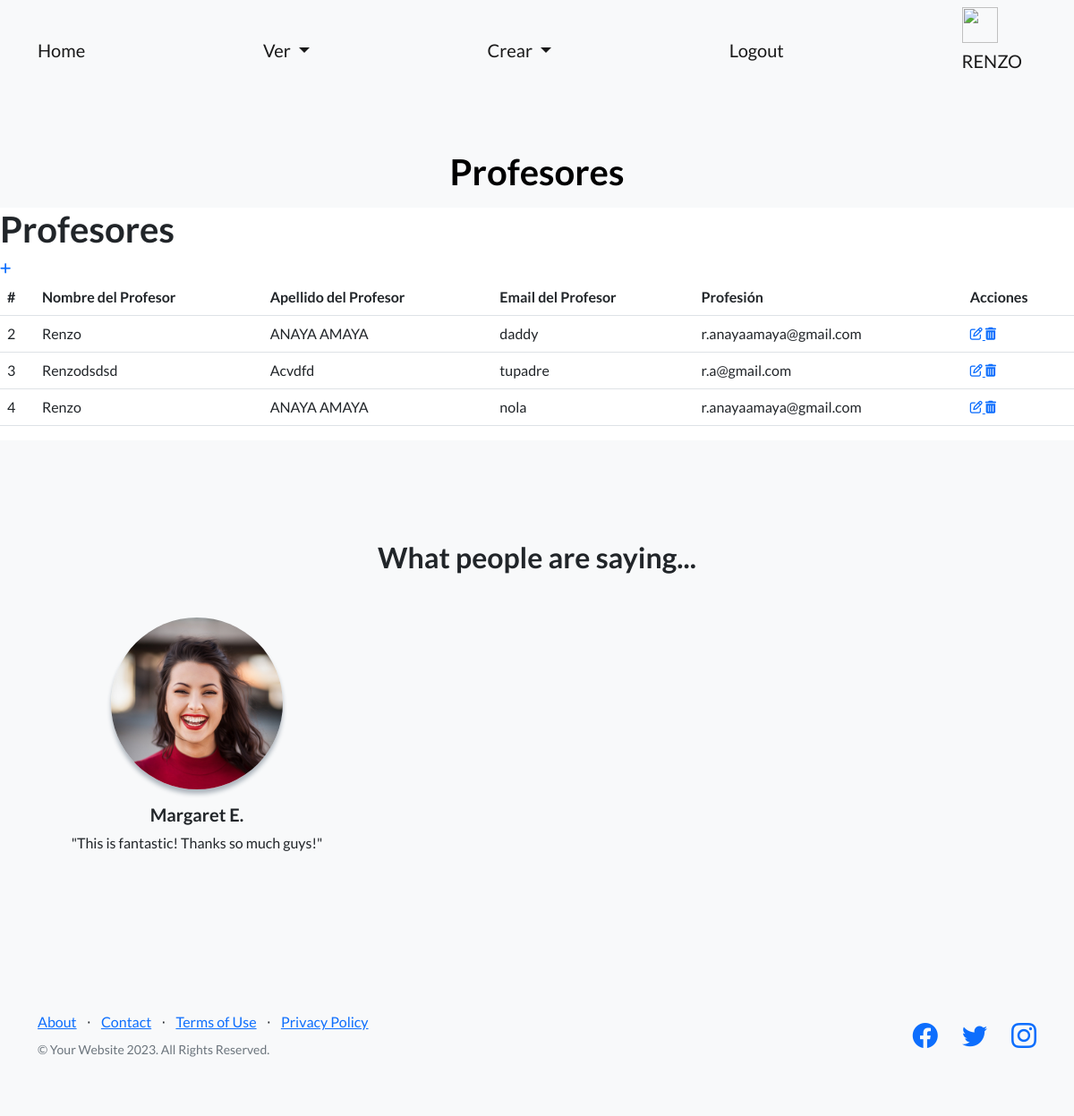
Page /aplicacion/profesores/ (signed in) on the committed database.
### appcoder/models.py (models this page shows, shortened)
class Profesor(models.Model):
    nombre = models.CharField(max_length=50)
    apellido = models.CharField(max_length=50)
    email = models.EmailField()
    profesion = models.CharField(max_length=50, default='profesor')

### appcoder/views.py (the view)
# urls.py: path('profesores/', profesores, name="profesores"),
@login_required
def profesores(request):
    ctx={"profesores": Profesor.objects.all()}
    return render(request,"appcoder/profesores.html", ctx)

### appcoder/templates/appcoder/profesores.html (shortened to what this page needs)
{% extends 'appcoder/base.html' %}
{% load static %}
{% block cabecera %}
    Profesores
{% endblock cabecera %}
{% block contenido %}
    <div>
    <h1>Profesores</h1>
    <a href="{% url 'profesor_form' %}">
    <i class="fa fa-plus fa-sm" title="Agregar profesor"></i></a>
    </div>
    <table class="table">
        <thead>
            <tr>
                <th>#</th>
                <th>Nombre del Profesor</th>
                <th>Apellido del Profesor</th>
                <th>Email del Profesor</th>
                <th>Profesión</th>
                <th>Acciones</th>
            </tr>
        </thead>
        <tbody>
        {% for profesor in profesores %}
        <tr>
            <td>{{profesor.id}}</td>
            <td>{{profesor.nombre}}</td>
            <td>{{profesor.apellido}}</td>
            <td> {{profesor.profesion}} </td>
            <td>{{profesor.email}}</td>
            <td>
            <a href="{% url 'update_profesor' profesor.id %}">
                <i class="fa fa-edit fa-sm" title="Update record"></i>
            </a>
            <a href="{% url 'delete_profesor' profesor.id %}">
                <i class="fa fa-trash fa-sm" title="Delete record"></i>
            </a>
            </td>
        </tr>
        {%endfor%}
        </tbody>
    </table>
{% endblock contenido %}

### appcoder/templates/appcoder/base.html (shortened to what this page needs)
{% load static %}
<!DOCTYPE html>
<html lang="en">
    <head>
        <link href="https://cdn.jsdelivr.net/npm/bootstrap-icons@1.5.0/font/bootstrap-icons.css" rel="stylesheet" type="text/css" />
        <link href="{% static 'appcoder/css/styles.css' %}" rel="stylesheet" />
    </head>
    <body>
        <nav class="navbar navbar-light bg-light static-top">
            <div class="container">
                <a class="navbar-brand" href="{% url 'inicio' %}">Home</a>
                {% if user.is_authenticated %}
                <div class="nav-item dropdown">
                <a class="nav-link dropdown-toggle navbar-brand"id="navbarDropdownMenuLink" data-toggle="dropdown" aria-haspopup="true" aria-expanded="false">
                Ver
                </a>
                </div>
                <div class="nav-item dropdown">
                <a class="nav-link dropdown-toggle navbar-brand" id="navbarDropdownMenuLink" data-toggle="dropdown" aria-haspopup="true" aria-expanded="false">
                Crear
                </a>
                </div>
                <a class="navbar-brand" href="{% url 'logout' %}">Logout</a>
                <div>
                    <img src="{{ request.session.avatar }}" height="40px" width="40px"/>
                    <p class="navbar-brand"> {{user.username | upper}} </p>
                </div>
                {% else %}
                <a class="navbar-brand" href="{% url 'login' %}">Login</a>
                {% endif %}
            </div>
        </nav>
        <head class="bg-light">
        <div class="p-2 text-center text-black bg-light">
            <h1 class="mt-5">
                {% block cabecera %}{% endblock cabecera %}
            </h1>
        </div>
        </head>
        {% block contenido%}
        {% endblock contenido %}
        <section class="testimonials text-center bg-light">
            <div class="container">
                <h2 class="mb-5">What people are saying...</h2>
                <div class="row">
                    <div class="col-lg-4">
                        <div class="testimonial-item mx-auto mb-5 mb-lg-0">
                            <img class="img-fluid rounded-circle mb-3" src="{% static 'appcoder/assets/img/testimonials-1.jpg' %}" alt="..." />
                            <h5>Margaret E.</h5>
                            <p class="font-weight-light mb-0">"This is fantastic! Thanks so much guys!"</p>
                        </div>
                    </div>
                </div>
            </div>
        </section>
        <footer class="footer bg-light">
            <div class="container">
                <div class="row">
                    <div class="col-lg-6 h-100 text-center text-lg-start my-auto">
                        <ul class="list-inline mb-2">
                            <li class="list-inline-item"><a href="#!">About</a></li>
                            <li class="list-inline-item">⋅</li>
                            <li class="list-inline-item"><a href="#!">Contact</a></li>
                            <li class="list-inline-item">⋅</li>
                            <li class="list-inline-item"><a href="#!">Terms of Use</a></li>
                            <li class="list-inline-item">⋅</li>
                            <li class="list-inline-item"><a href="#!">Privacy Policy</a></li>
                        </ul>
                        <p class="text-muted small mb-4 mb-lg-0">&copy; Your Website 2023. All Rights Reserved.</p>
                    </div>
                    <div class="col-lg-6 h-100 text-center text-lg-end my-auto">
                        <ul class="list-inline mb-0">
                            <li class="list-inline-item me-4">
                                <a href="#!"><i class="bi-facebook fs-3"></i></a>
                            </li>
                            <li class="list-inline-item me-4">
                                <a href="#!"><i class="bi-twitter fs-3"></i></a>
                            </li>
                            <li class="list-inline-item">
                                <a href="#!"><i class="bi-instagram fs-3"></i></a>
                            </li>
                        </ul>
                    </div>
                </div>
            </div>
        </footer>
    </body>
</html>

### rows in the picture
Profesor: id "2", nombre "Renzo", apellido "ANAYA AMAYA", profesion "daddy", email "r.anayaamaya@gmail.com"
Profesor: id "3", nombre "Renzodsdsd", apellido "Acvdfd", profesion "tupadre", email "r.a@gmail.com"
Profesor: id "4", nombre "Renzo", apellido "ANAYA AMAYA", profesion "nola", email "r.anayaamaya@gmail.com"

### other values in the picture
{{ user.username | upper }} "RENZO"
